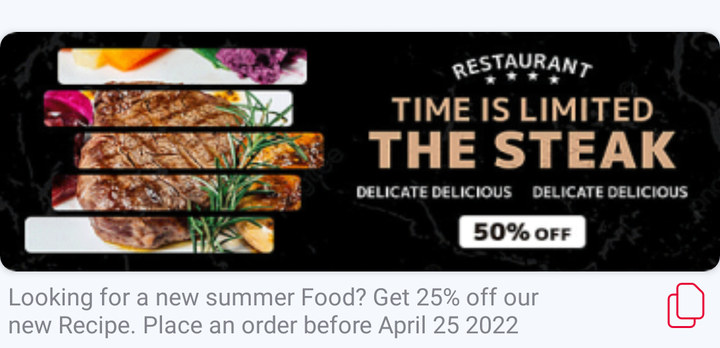
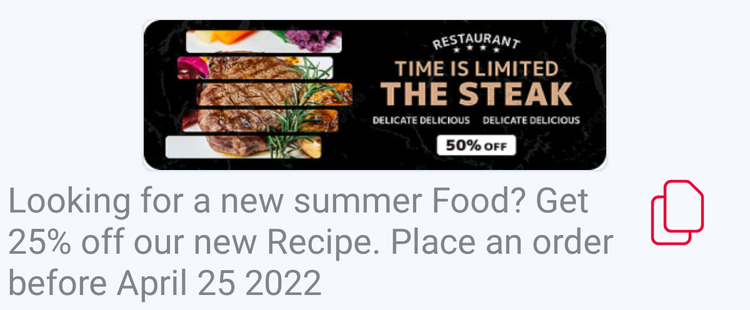

An Android layout and its configuration variant, each rendered on a device that would load it. The default file and the variant file are quoted in full after the pictures.
<!-- AndroidManifest.xml: application theme AppTheme -->
<!-- res/layout/offers_rv.xml -->
<?xml version="1.0" encoding="utf-8"?>
<androidx.constraintlayout.widget.ConstraintLayout xmlns:android="http://schemas.android.com/apk/res/android"
    xmlns:tools="http://schemas.android.com/tools"
    android:layout_width="match_parent"
    android:layout_height="wrap_content"
    android:background="@color/Screen_BG"
    xmlns:app="http://schemas.android.com/apk/res-auto">

    <androidx.cardview.widget.CardView
        android:id="@+id/card"
        android:layout_width="wrap_content"
        android:layout_height="wrap_content"
        android:layout_marginTop="16dp"
        app:cardCornerRadius="8dp"
        android:background="@color/Screen_BG"
        app:layout_constraintTop_toTopOf="parent"
        app:layout_constraintStart_toStartOf="parent"
        app:layout_constraintEnd_toEndOf="parent">

    <ImageView
        android:id="@+id/offer_img"
        android:layout_width="370dp"
        android:layout_height="120dp"
        android:scaleType="fitCenter"
        android:layout_gravity="center"
        android:background="@drawable/_02_1"
        app:layout_constraintEnd_toEndOf="@id/card"
        app:layout_constraintStart_toStartOf="@id/card"
        app:layout_constraintTop_toTopOf="@id/card" />

    </androidx.cardview.widget.CardView>

    <TextView
        android:id="@+id/offer_txt"
        android:layout_width="280dp"
        android:layout_height="wrap_content"
        android:layout_margin="4dp"
        android:fontFamily="@font/ntailu"
        android:text="Looking for a new summer Food? Get 25% off our new Recipe. Place an order before April 25 2022 "
        android:textSize="12dp"

        android:textColor="#82838B"
        app:layout_constraintStart_toStartOf="parent"
        app:layout_constraintBottom_toBottomOf="parent"
        app:layout_constraintTop_toBottomOf="@+id/card"
        />

    <ImageButton
        android:id="@+id/copy_offer"
        android:layout_width="wrap_content"
        android:layout_height="wrap_content"
        android:layout_gravity="end"
        android:layout_marginTop="4dp"
        android:layout_marginEnd="4dp"
        android:background="@drawable/akar_icons_copy"
        app:layout_constraintEnd_toEndOf="parent"
        app:layout_constraintTop_toBottomOf="@+id/card" />
</androidx.constraintlayout.widget.ConstraintLayout>
<!-- resources referenced by this layout -->
<resources>
  <color name="Screen_BG">#F5F9FE</color>
  <!-- drawable _02_1: png bitmap (drawable, 85432 bytes) -->
  <!-- drawable akar_icons_copy (drawable) -->
  <vector xmlns:android="http://schemas.android.com/apk/res/android"
      android:width="26dp"
      android:height="26dp"
      android:viewportWidth="26"
      android:viewportHeight="26">
    <path
        android:strokeWidth="1"
        android:pathData="M8.666,4.3334V17.3334C8.666,17.908 8.8943,18.4591 9.3006,18.8655C9.707,19.2718 10.258,19.5001 10.8327,19.5001H19.4993C20.074,19.5001 20.6251,19.2718 21.0314,18.8655C21.4377,18.4591 21.666,17.908 21.666,17.3334V7.8456C21.666,7.5569 21.6083,7.2712 21.4963,7.0052C21.3843,6.7392 21.2203,6.4982 21.0138,6.2964L17.4226,2.7843C17.0178,2.3885 16.4742,2.1668 15.9081,2.1667H10.8327C10.258,2.1667 9.707,2.395 9.3006,2.8014C8.8943,3.2077 8.666,3.7588 8.666,4.3334V4.3334Z"
        android:strokeLineJoin="round"
        android:fillColor="#00000000"
        android:strokeColor="#E80937"
        android:strokeLineCap="round"/>
    <path
        android:strokeWidth="1"
        android:pathData="M17.333,19.5002V21.6668C17.333,22.2415 17.1047,22.7926 16.6984,23.1989C16.2921,23.6052 15.741,23.8335 15.1663,23.8335H6.4997C5.925,23.8335 5.3739,23.6052 4.9676,23.1989C4.5613,22.7926 4.333,22.2415 4.333,21.6668V9.7502C4.333,9.1755 4.5613,8.6244 4.9676,8.2181C5.3739,7.8118 5.925,7.5835 6.4997,7.5835H8.6663"
        android:strokeLineJoin="round"
        android:fillColor="#00000000"
        android:strokeColor="#E80937"
        android:strokeLineCap="round"/>
  </vector>
  <!-- from res/values-v29/ -->
  <style name="AppTheme" parent="Theme.MaterialComponents.Light.NoActionBar">
          
          <item name="colorPrimary">@color/black</item>
          <item name="colorPrimaryDark">@color/black</item>
          <item name="colorAccent">@color/black</item>
          <item name="android:forceDarkAllowed">false</item>
          
      </style>
  <color name="black">#FF000000</color>
</resources>
<!-- res/layout-sw600dp/offers_rv.xml (the repository's variant of the layout above) -->
<!-- drawn on a 7-inch tablet held upright -->
<?xml version="1.0" encoding="utf-8"?>
<androidx.constraintlayout.widget.ConstraintLayout xmlns:android="http://schemas.android.com/apk/res/android"
    xmlns:tools="http://schemas.android.com/tools"
    android:layout_width="match_parent"
    android:layout_height="wrap_content"
    android:background="@color/Screen_BG"
    xmlns:app="http://schemas.android.com/apk/res-auto">

    <androidx.cardview.widget.CardView
        android:id="@+id/card"
        android:layout_width="wrap_content"
        android:layout_height="wrap_content"
        android:layout_marginTop="16dp"
        app:cardCornerRadius="8dp"
        android:background="@color/Screen_BG"
        app:layout_constraintTop_toTopOf="parent"
        app:layout_constraintStart_toStartOf="parent"
        app:layout_constraintEnd_toEndOf="parent">

    <ImageView
        android:id="@+id/offer_img"
        android:layout_width="370dp"
        android:layout_height="120dp"
        android:scaleType="fitCenter"
        android:layout_gravity="center"
        android:background="@drawable/_02_1"
        app:layout_constraintEnd_toEndOf="@id/card"
        app:layout_constraintStart_toStartOf="@id/card"
        app:layout_constraintTop_toTopOf="@id/card" />

    </androidx.cardview.widget.CardView>

    <TextView
        android:id="@+id/offer_txt"
        android:layout_width="500dp"
        android:layout_height="wrap_content"
        android:layout_margin="4dp"
        android:fontFamily="@font/ntailu"
        android:text="Looking for a new summer Food? Get 25% off our new Recipe. Place an order before April 25 2022 "
        android:textColor="#82838B"
        android:textSize="28dp"

        app:layout_constraintBottom_toBottomOf="parent"
        app:layout_constraintEnd_toStartOf="@+id/copy_offer"
        app:layout_constraintStart_toStartOf="parent"
        app:layout_constraintTop_toBottomOf="@+id/card" />

    <ImageButton
        android:id="@+id/copy_offer"
        android:layout_width="60dp"
        android:layout_height="60dp"
        android:layout_gravity="end"
        android:layout_marginTop="4dp"
        android:layout_marginEnd="28dp"
        android:background="@drawable/akar_icons_copy"
        app:layout_constraintEnd_toEndOf="parent"
        app:layout_constraintTop_toBottomOf="@+id/card" />
</androidx.constraintlayout.widget.ConstraintLayout>
